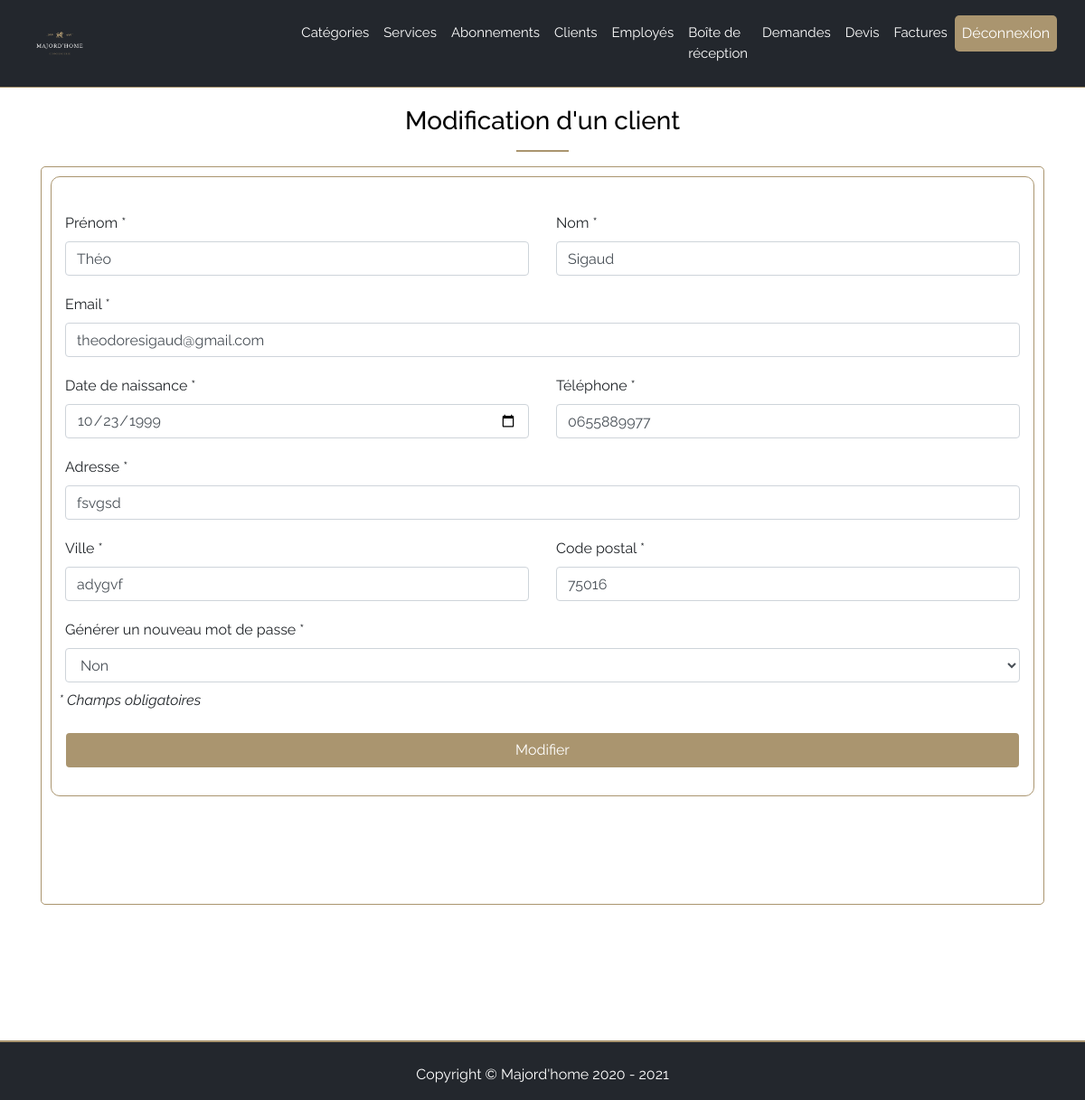
The app's page /pages/back/modificationCustomer.php?id=58 (signed in) with its own data.
### tables this page shows
CREATE TABLE `personne` (
  `idPersonne` int(11) NOT NULL,
  `idCode` varchar(11) DEFAULT NULL,
  `nom` varchar(80) NOT NULL,
  `prenom` varchar(80) NOT NULL,
  `mail` varchar(255) NOT NULL,
  `dateNaissance` date NOT NULL,
  `telephone` char(10) NOT NULL,
  `adresse` varchar(255) NOT NULL,
  `ville` varchar(100) NOT NULL,
  `codePostal` char(5) NOT NULL,
  `mdp` varchar(64) NOT NULL,
  `statut` int(11) NOT NULL,
  `FK_metier` varchar(50) DEFAULT NULL,
  `dateCreation` timestamp NOT NULL DEFAULT CURRENT_TIMESTAMP
);

### pages/back/modificationCustomer.php (the view, shortened to what this page needs)
<?php
require "headerBack.php";
if(!empty($_GET)){
    $id = $_GET['id'];
}else{
    $id = 0;
}
$req = $connect->prepare("SELECT prenom, nom, mail, dateNaissance, telephone, adresse, ville, codePostal FROM personne WHERE idPersonne = $id");
$req->execute(array());
$customer = $req->fetch();
?>
<section >
    <div class="container">
        <h3 class="text-center title">Modification d'un client</h3>
        <hr class="hr">
        <div class="form">
            <form class="form-signin" action="updateCustomer.php" method="post">
                <div class="row pt-4">
                    <div class="col-md-6">
                        <label for="firstName">Prénom *</label>
                        <input name="firstName" type="text" id="firstName" class="form-control inputRegister" placeholder="Jean" required="" autocomplete="off" autofocus="" value="<?php echo isset($_SESSION["dataFormAuth"]["firstName"])?$_SESSION["dataFormAuth"]["firstName"]:$customer['prenom'] ?>">
                    </div>
                    <div class=" col-md-6">
                        <label for="lastName">Nom *</label>
                        <input name="lastName" type="text" id="lastName" class="form-control inputRegister" placeholder="Dufour" required="" autocomplete="off" value="<?php echo isset($_SESSION["dataFormAuth"]["lastName"])?$_SESSION["dataFormAuth"]["lastName"]:$customer['nom'] ?>">
                    </div>
                </div>
                <div class="">
                    <label for="inputEmail">Email *</label>
                    <input name="email" type="email" id="inputEmail" class="form-control inputRegister" placeholder="jeandufour@gmail.com" required="" autocomplete="off" value="<?php echo isset($_SESSION["dataFormAuth"]["email"])?$_SESSION["dataFormAuth"]["email"]:$customer['mail'] ?>">
                </div>
                <div class="row">
                    <div class="col-md-6">
                        <label for="date">Date de naissance *</label>
                        <input name="date" type="date" id="date" class="form-control inputRegister" required="" autocomplete="off" value="<?php echo isset($_SESSION["dataFormAuth"]["date"])?$_SESSION["dataFormAuth"]["date"]:$customer['dateNaissance'] ?>">
                    </div>
                    <div class="col-md-6">
                        <label for="phone">Téléphone *</label>
                        <input name="phone" type="tel" id="phone" class="form-control inputRegister" placeholder="0606060606" required="" autocomplete="off" value="<?php echo isset($_SESSION["dataFormAuth"]["phone"])?$_SESSION["dataFormAuth"]["phone"]:$customer['telephone'] ?>">
                    </div>
                </div>
                <div class="">
                    <label for="address">Adresse *</label>
                    <input name="address" type="text" id="address" class="form-control inputRegister" placeholder="75 rue George" required="" autocomplete="off" value="<?php echo isset($_SESSION["dataFormAuth"]["address"])?$_SESSION["dataFormAuth"]["address"]:$customer['adresse'] ?>">
                </div>
                <div class="row">
                    <div class=" col-md-6">
                        <label for="city">Ville *</label>
                        <input name="city" type="text" id="city" class="form-control inputRegister" placeholder="Paris" required="" autocomplete="off" value="<?php echo isset($_SESSION["dataFormAuth"]["city"])?$_SESSION["dataFormAuth"]["city"]:$customer['ville'] ?>">
                    </div>
                    <div class="col-md-6">
                        <label for="code">Code postal *</label>
                        <input name="code" type="text" id="code" class="form-control inputRegister" placeholder="75000" required="" autocomplete="off" value="<?php echo isset($_SESSION["dataFormAuth"]["code"])?$_SESSION["dataFormAuth"]["code"]:$customer['codePostal'] ?>">
                    </div>
                </div>
                <label for="pwd">Générer un nouveau mot de passe *</label>
                <select name="pwd" id="pwd" class="form-control" required="">
                    <option value="no">Non</option>
                </select>
                <div class="row">
                    <i class="p-2">* Champs obligatoires</i>
                    <br>
                    <button class="btn m-3" id="btnSubscription" type="submit">Modifier</button>
                </div>
            </form>
        </div>
    </div>
</section>
<?php
require "../footer.php";
?>

### css/body.css (style rules this page uses)
html, body { height: 100%; }
body { margin: 0; display: flex; flex-direction: column; min-height: 100vh; font-family: Raleway; }
.title { font-family: Raleway; color: #000000; padding-top: 70px; }
.hr { width: 5%; border: 1px solid #aa956f; }
.btn { margin-top: 20px; }
section { flex: 1; }

### css/front/inbox.css (style rules this page uses)
body { font-family: 'Raleway'; }
section { padding-bottom: 100px; }
.hr { width: 5%; border: 1px solid #aa956f; }

### css/back/customer.css (style rules this page uses)
.form-signin { width: 100%; padding: 15px; margin: auto; margin-bottom: 10%; border: 1px solid #aa956f; border-radius: 10px; }
#btnSubscription { width: 100%; background-color:#aa956f; color: #FFFFFF; }
.inputRegister { margin-bottom: 20px; }

### css/back/category.css (style rules this page uses)
.title { font-family: Raleway; color: #000000; }
.hr { width: 5%; border: 1px solid #aa956f; }
.form { border:1px solid #aa956f; border-radius: 5px; padding: 15px; }
section { padding-bottom: 150px; }

### css/back/serviceBack.css (style rules this page uses)
.title { font-family: Raleway; color: #000000; padding-top: 20px; }
.hr { width: 5%; border: 1px solid #aa956f; }
.form { border:1px solid #aa956f; border-radius: 5px; padding: 10px; }
section { padding-bottom: 150px; }

### records on screen
personne: firstName "Théo", lastName "Sigaud", email "theodoresigaud@gmail.com", date "10/23/1999", phone "0655889977", address "fsvgsd", city "adygvf", code "75016"
